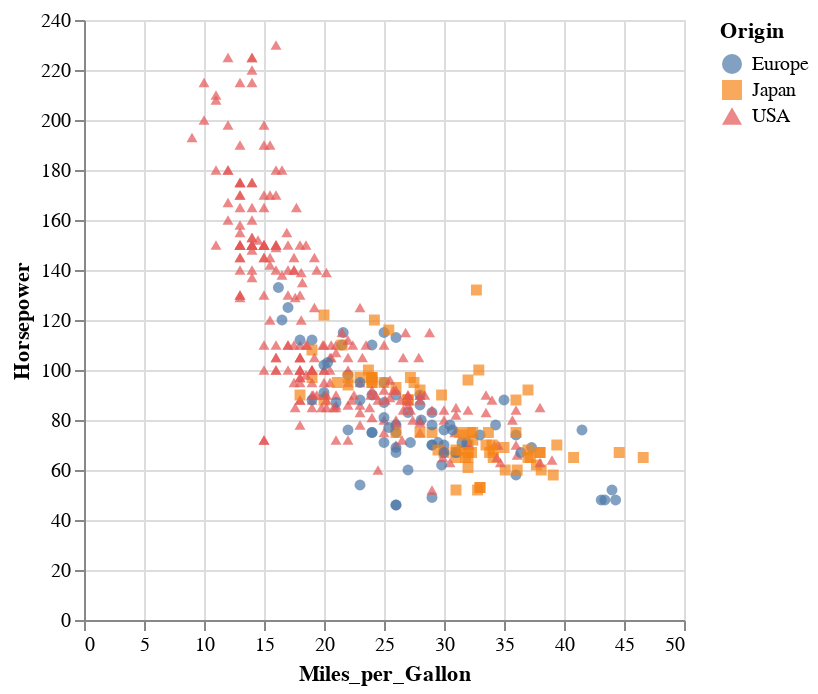

Notebook code cell kept with this figure:
### Code cell
alt.Chart(cars).mark_point(filled=True).encode(
    x='Miles_per_Gallon', 
    y='Horsepower',
    color='Origin',
    shape='Origin',
    tooltip=['Name','Origin', 'Miles_per_Gallon', 'Horsepower']
    ).interactive()

### Figure 1 — Vega-Lite specification as saved in the notebook (floating-point values rounded to 4 significant figures; data arrays with more than 128 entries replaced by an {"elided": "..."} marker saying what was removed)
{"config": {"view": {"continuousWidth": 300, "continuousHeight": 300}}, "data": {"name": "data-583e73726c1545c56c203344161a975c"}, "mark": {"type": "point", "filled": true}, "encoding": {"color": {"field": "Origin", "type": "nominal"}, "shape": {"field": "Origin", "type": "nominal"}, "tooltip": [{"field": "Name", "type": "nominal"}, {"field": "Origin", "type": "nominal"}, {"field": "Miles_per_Gallon", "type": "quantitative"}, {"field": "Horsepower", "type": "quantitative"}], "x": {"field": "Miles_per_Gallon", "type": "quantitative"}, "y": {"field": "Horsepower", "type": "quantitative"}}, "params": [{"name": "param_2", "select": {"type": "interval", "encodings": ["x", "y"]}, "bind": "scales"}], "$schema": "https://vega.github.io/schema/vega-lite/v5.20.1.json", "datasets": {"data-583e73726c1545c56c203344161a975c": {"elided": "406 records"}}}
